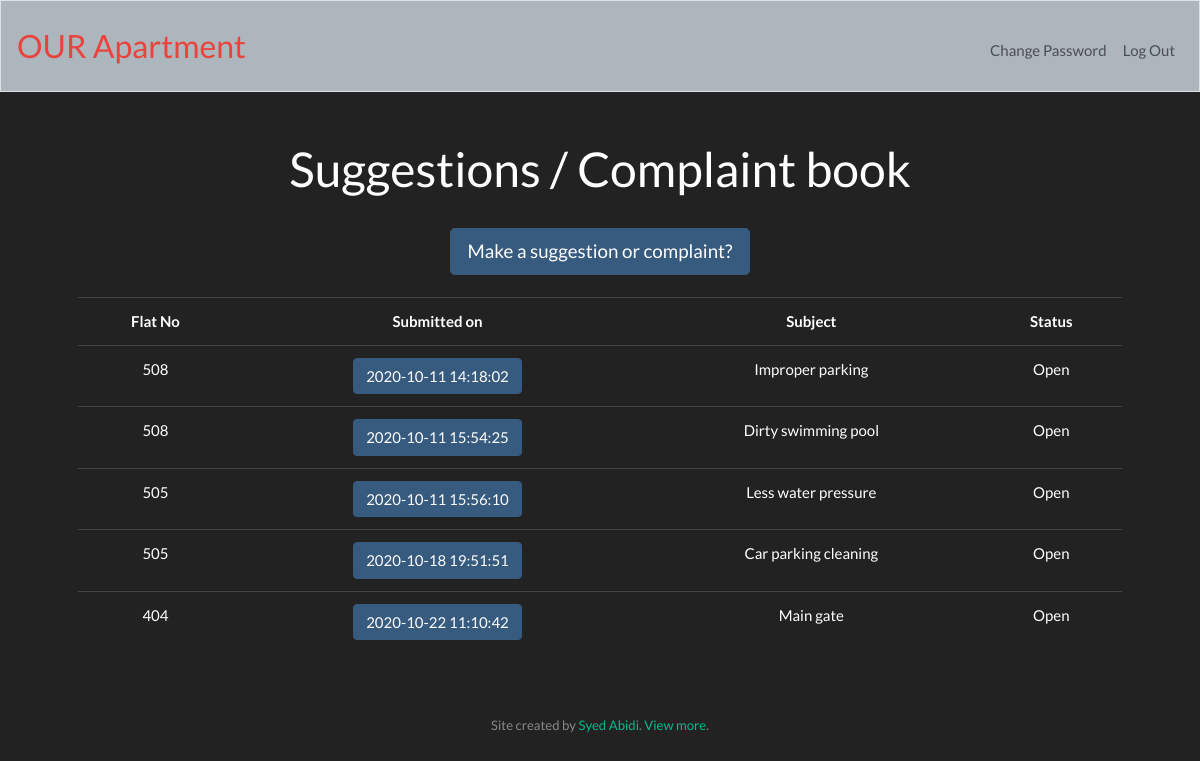
/feedback (signed in), run on the app's committed database.
### tables this page shows
CREATE TABLE feedback (
    flat int NOT NULL,
    datetime DATETIME,
    subject varchar(30),
    feedback text(300),
    status varchar(10),
    closer varchar(10),
    closetime DATETIME,
    comment text(300),
    PRIMARY KEY (datetime)
);

### application.py (the view)
@app.route("/feedback", methods=["GET", "POST"])
@login_required
def feedback():
    flat=session["user_id"]
    if request.method == "POST" and int(flat)>100:
        now=datetime.datetime.now()
        subject=request.form.get("subject")
        feedback=request.form.get("feedback")
        db.execute("INSERT INTO feedback (flat, datetime, subject, feedback, status) VALUES (?, ?, ?, ?, ?)",
            flat, now, subject, feedback, 'Open')
        rows = db.execute("SELECT * FROM feedback WHERE status = :status ORDER BY datetime DESC", status='Open')
        return render_template("feedback_book.html", rows=rows)
    elif request.method == "GET" and int(flat)<100:
        rows = db.execute("SELECT * FROM feedback ORDER BY datetime DESC")
        return render_template("feedback_book_admin.html", rows=rows)
    else:
        rows = db.execute("SELECT * FROM feedback WHERE status = :status", status='Open')
        return render_template("feedback_book.html", rows=rows)

### application.py (called while the page is built)
@app.after_request
def after_request(response):
    response.headers["Cache-Control"] = "no-cache, no-store, must-revalidate"
    response.headers["Expires"] = 0
    response.headers["Pragma"] = "no-cache"
    return response

### helpers.py (called while the page is built)
def login_required(f):
    @wraps(f)
    def decorated_function(*args, **kwargs):
        if session.get("user_id") is None:
            return redirect("/login")
        return f(*args, **kwargs)
    return decorated_function

### templates/feedback_book.html (shortened to what this page needs)
{% extends "layout.html" %}
{% block main %}
        <h1>Suggestions / Complaint book</h1>
        <br>
    <form action="/feedback_todo" method="post">
        <button class="btn btn-primary btn-lg" type="submit">Make a suggestion or complaint?</button>
    </form>
    <br>
        <table class="table">
          <tr>
            <th>Flat No</th>
            <th>Submitted on</th>
            <th>Subject</th>
            <th>Status</th>
          </tr>
        {% for row in rows %}
          <tr>
            <td>{{ row.flat }}</td>
            <td><form action="/feedback_more" method="POST" id="{{ row.datetime }}"></form>
<button class="btn btn-primary btn" type="submit" form="{{ row.datetime }}" name=name value="{{ row.datetime }}">{{ row.datetime }}</button></td>
            <td>{{ row.subject }}</td>
            <td>{{ row.status }}</td>
          </tr>
        {% endfor %}
        </table>
{% endblock %}

### data on the page
feedback: flat "508", datetime "2020-10-11 14:18:02", subject "Improper parking", status "Open"
feedback: flat "508", datetime "2020-10-11 15:54:25", subject "Dirty swimming pool", status "Open"
feedback: flat "505", datetime "2020-10-11 15:56:10", subject "Less water pressure", status "Open"
feedback: flat "505", datetime "2020-10-18 19:51:51", subject "Car parking cleaning", status "Open"
feedback: flat "404", datetime "2020-10-22 11:10:42", subject "Main gate", status "Open"
